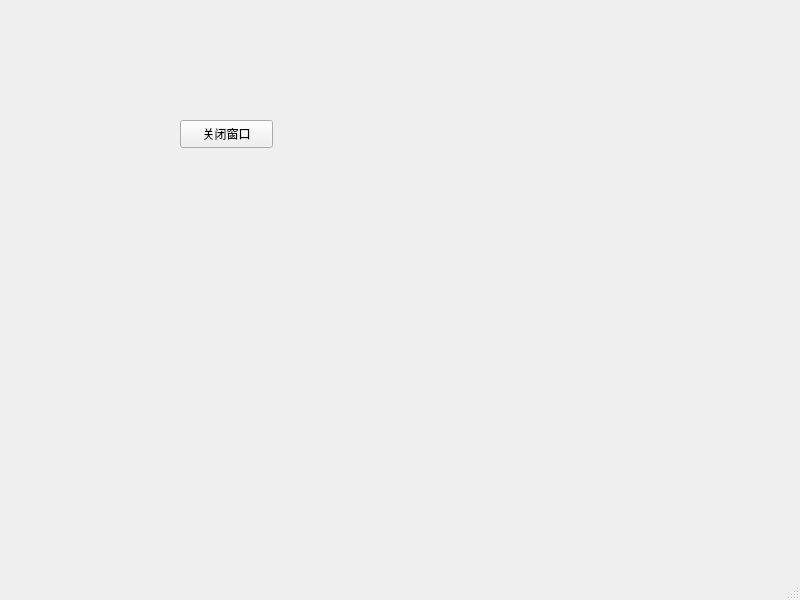
<?xml version="1.0" encoding="UTF-8"?>
<ui version="4.0">
 <class>MainWindow</class>
 <widget class="QMainWindow" name="MainWindow">
  <property name="geometry">
   <rect>
    <x>0</x>
    <y>0</y>
    <width>800</width>
    <height>600</height>
   </rect>
  </property>
  <property name="windowTitle">
   <string>MainWindow</string>
  </property>
  <widget class="QWidget" name="centralwidget">
   <widget class="QPushButton" name="pushButton">
    <property name="geometry">
     <rect>
      <x>180</x>
      <y>120</y>
      <width>93</width>
      <height>28</height>
     </rect>
    </property>
    <property name="text">
     <string>关闭窗口</string>
    </property>
   </widget>
  </widget>
  <widget class="QMenuBar" name="menubar">
   <property name="geometry">
    <rect>
     <x>0</x>
     <y>0</y>
     <width>800</width>
     <height>26</height>
    </rect>
   </property>
  </widget>
  <widget class="QStatusBar" name="statusbar"/>
 </widget>
 <resources/>
 <connections>
  <connection>
   <sender>pushButton</sender>
   <signal>clicked()</signal>
   <receiver>MainWindow</receiver>
   <slot>close()</slot>
   <hints>
    <hint type="sourcelabel">
     <x>248</x>
     <y>162</y>
    </hint>
    <hint type="destinationlabel">
     <x>252</x>
     <y>245</y>
    </hint>
   </hints>
  </connection>
 </connections>
</ui>
